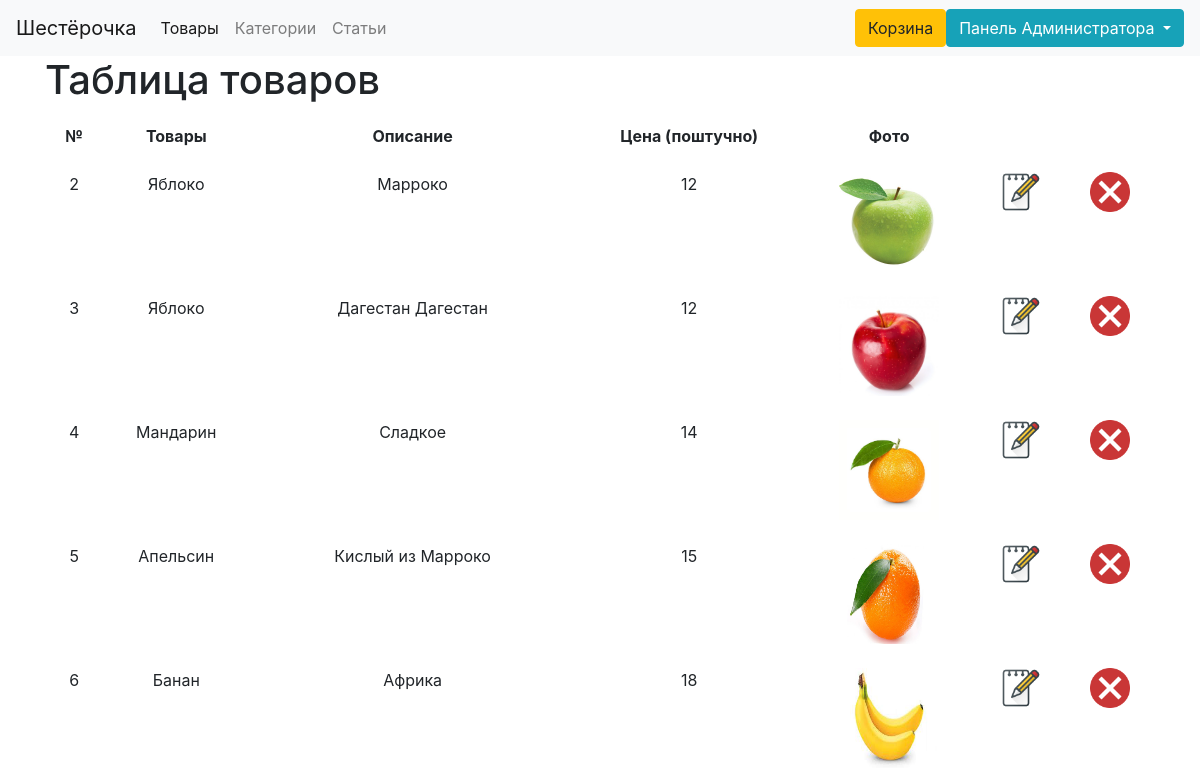
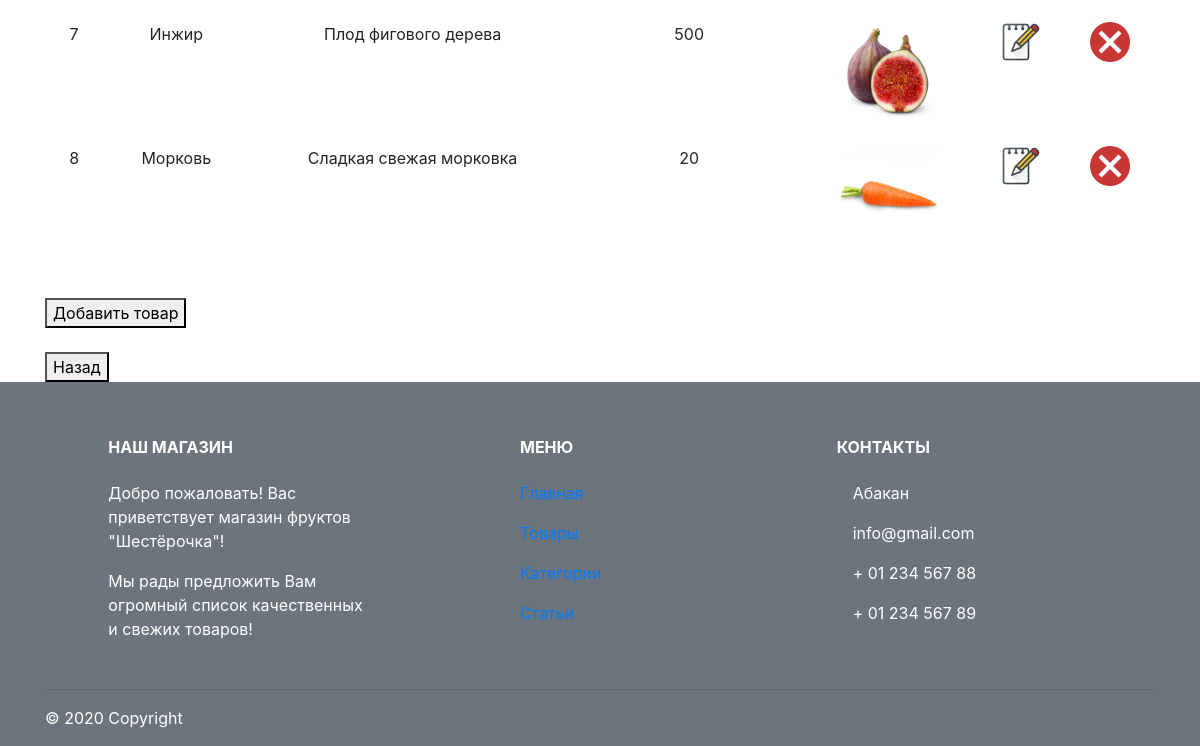
Before: /spisok_product.php (signed in) with the older database file (2 pictures, top to bottom).
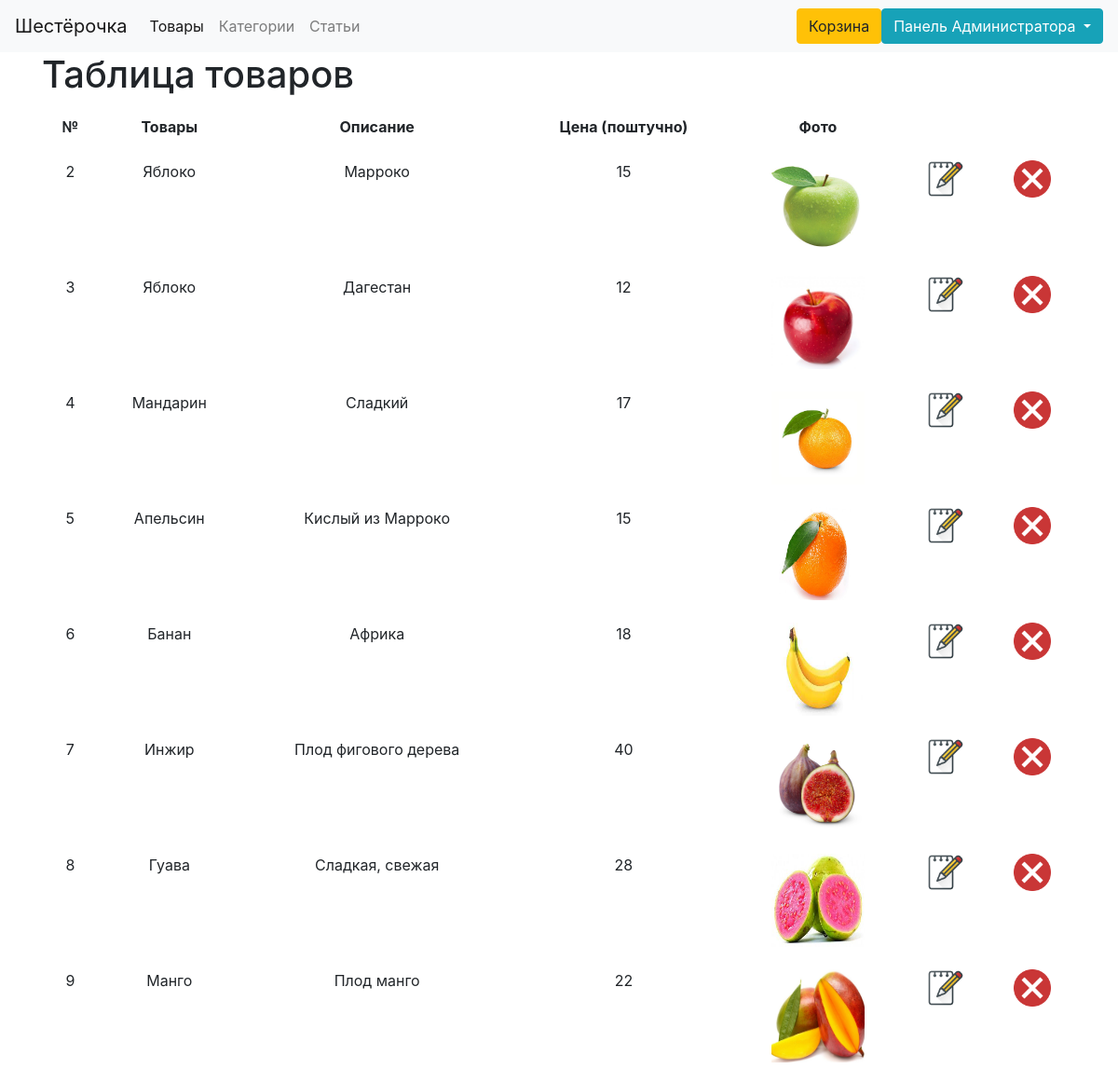
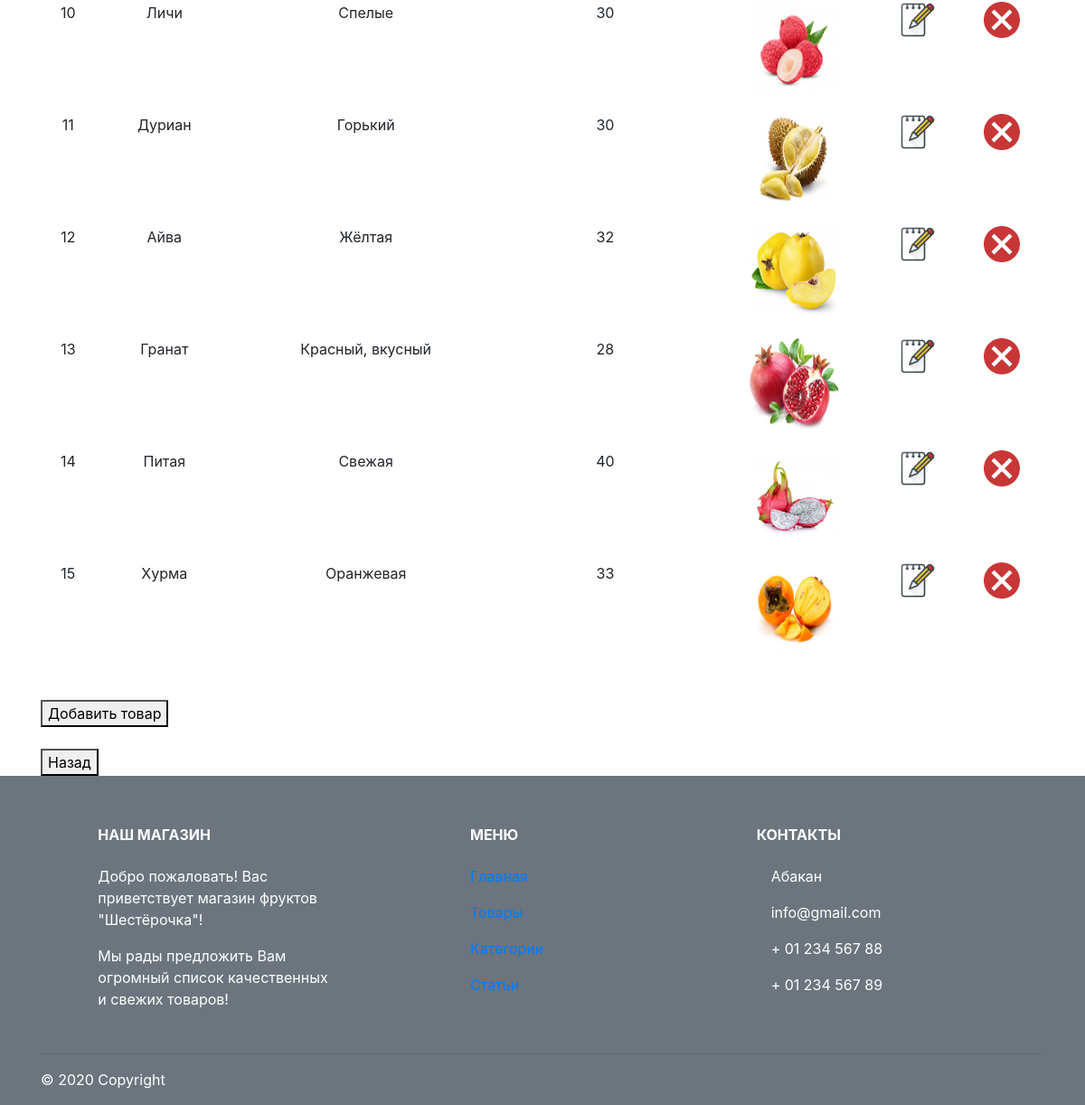
After: the same page with the newer database file (2 pictures, top to bottom).
### tables this page shows
CREATE TABLE `product` (
  `id` int(11) NOT NULL,
  `name` varchar(255) NOT NULL,
  `text` varchar(255) NOT NULL,
  `price` varchar(255) NOT NULL,
  `photo` varchar(255) NOT NULL,
  `сat` int(11) NOT NULL
);

### spisok_product.php (the view, shortened to what this page needs)
<?php
require_once 'mysql.php';
$sql = "SELECT * FROM `product`";
$result = $pdo->query($sql);
require_once 'navbar.php';
?>
<!DOCTYPE html>
<html lang="en">
<head>
    <link rel="stylesheet" href="https://stackpath.bootstrapcdn.com/bootstrap/4.5.2/css/bootstrap.min.css">
</head>
<body>
<section class="container">
        <h1>Таблица товаров</h1>
        <table class = "table table-borderless">
            <thead class="text-center">
            <tr>
                <th>№</th>
                <th>Товары</th>
                <th>Описание</th>
                <th>Цена (поштучно)</th>
                <th>Фото</th>
            </tr>
        <?php
        while ($row = $result->fetch())
        {
            echo "<tr>";
            echo '<td>'.$row['id'].'</td>';
            echo '<td>'.$row['name'].'</td>';
            echo '<td>'.$row['text'].'</td>';
            echo '<td>'.$row['price'].'</td>';
            echo '<td><img src="images/'.$row['photo'].'" alt="Картинка" width="100" height="100"></td>';
            echo '<td><a href="update1.php?id='.$row['id'].'"><img src="images/icons/red_icon.png" alt="Картинка" title="Редактировать" width="40" height="40"></a>';
            echo '<td><a href="delete1.php?id='.$row['id'].'"><img src="images/icons/close_icon.png" alt="Картинка" title="Удалить" width="40" height="40"></a></td>';
            echo "</tr>";
        }
        ?>
        </table>
        <br>
        <form action="product.php">
            <button>Добавить товар</button>
        </form>
        <form action="admin_panel.php">
            <br>
            <button>Назад</button>
        </form>
</section>
<?php
require_once 'footer.php';
?>
</body>
</html>

Changed rows visible on the page:
changed product "Марроко": price "12" → "15"
changed product id 3: text "Дагестан Дагестан" → "Дагестан"
changed product "Мандарин": text "Сладкое" → "Сладкий"; price "14" → "17"
changed product "Инжир": price "500" → "40"
changed product id 8: name "Морковь" → "Гуава"; text "Сладкая свежая морковка" → "Сладкая, свежая"; price "20" → "28"; photo: a different picture
added product: id "9", name "Манго", text "Плод манго", price "22", photo (picture)
added product: id "10", name "Личи", text "Спелые", price "30", photo (picture)
added product: id "11", name "Дуриан", text "Горький", price "30", photo (picture)
added product: id "12", name "Айва", text "Жёлтая", price "32", photo (picture)
added product: id "13", name "Гранат", text "Красный, вкусный", price "28", photo (picture)
added product: id "14", name "Питая", text "Свежая", price "40", photo (placeholder picture)
added product: id "15", name "Хурма", text "Оранжевая", price "33", photo (picture)
